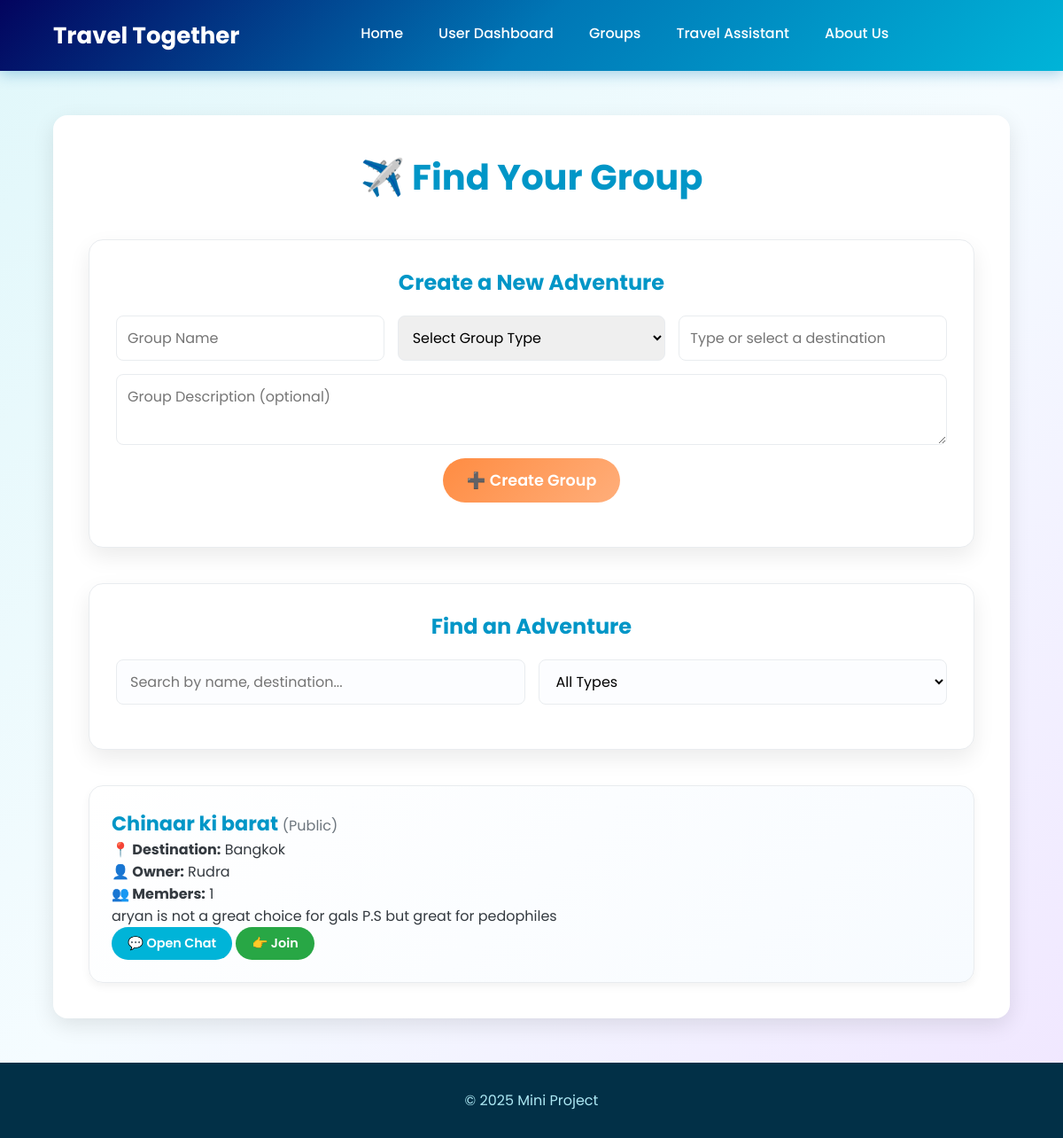
Page /groups (signed in) on the earlier database version.
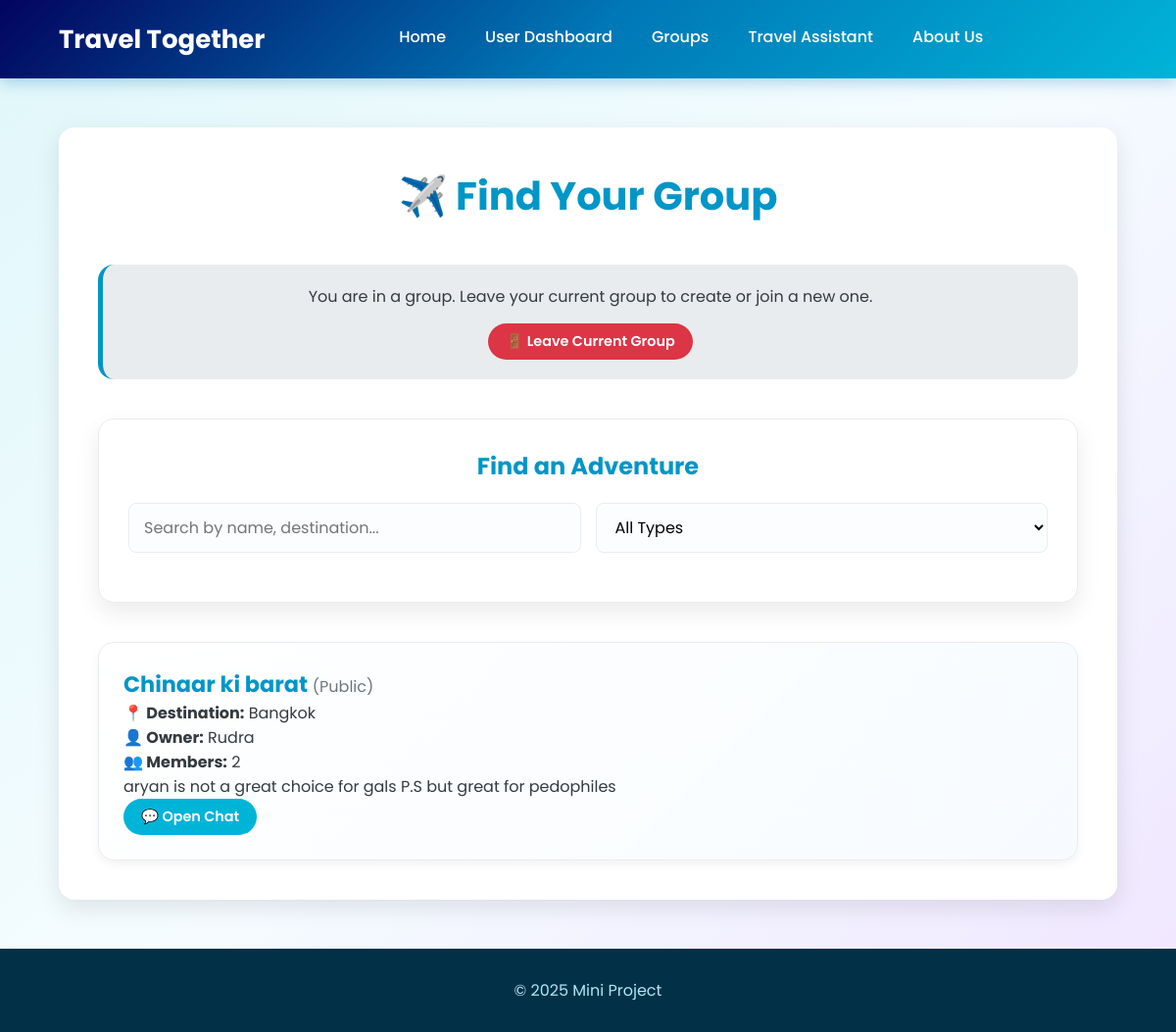
Same page on the later database version.
### tables this page shows
CREATE TABLE Groups (
        group_id TEXT PRIMARY KEY,
        group_name TEXT NOT NULL,
        group_description TEXT,
        group_type TEXT NOT NULL CHECK(group_type IN ('Public', 'Private')),
        owner_id TEXT NOT NULL,
        destination_id TEXT,
        member_count INTEGER DEFAULT 1,
        max_members INTEGER DEFAULT 50,
        created_at TEXT DEFAULT CURRENT_TIMESTAMP,
        FOREIGN KEY (owner_id) REFERENCES Users (userid) ON DELETE CASCADE,
        FOREIGN KEY (destination_id) REFERENCES Destinations (destination_id) ON DELETE SET NULL
    );

CREATE TABLE Destinations (
        destination_id TEXT PRIMARY KEY,
        destination_name TEXT UNIQUE NOT NULL,
        country TEXT NOT NULL
    );

CREATE TABLE Users (
        userid TEXT PRIMARY KEY,
        username TEXT UNIQUE NOT NULL,
        password TEXT NOT NULL,
        email TEXT UNIQUE NOT NULL,
        phone_no TEXT UNIQUE,
        gender TEXT CHECK(gender IN ('Male', 'Female', 'Other')),
        marital_status TEXT CHECK(marital_status IN ('Single', 'Married', 'Divorced', 'Widowed')),
        bio TEXT,
        current_group_id TEXT,
        is_group_owner BOOLEAN DEFAULT FALSE,
        created_at TEXT DEFAULT CURRENT_TIMESTAMP,
        FOREIGN KEY (current_group_id) REFERENCES Groups (group_id) ON DELETE SET NULL
    );

### app.py (the view, shortened to what this page needs)
@app.route('/groups', methods=["GET", "POST"])
def groups():
    conn, user = validate_user_session()
    if not user:
        return redirect("/auth")
    destinations = database.get_all_destinations()
    groups_list = conn.execute("""
        SELECT g.*, u.username as owner_name, d.destination_name,
               CASE WHEN gm.user_id IS NOT NULL THEN 1 ELSE 0 END as is_member
        FROM Groups g
        JOIN Users u ON g.owner_id = u.userid
        LEFT JOIN Destinations d ON g.destination_id = d.destination_id
        LEFT JOIN GroupMembers gm ON g.group_id = gm.group_id AND gm.user_id = ?
    """, (user['userid'],)).fetchall()
    conn.close()
    return render_template('groups.html', groups=groups_list, user=user, destinations=destinations)

### app.py (called while the page is built)
def validate_user_session():
    username = session.get("username")
    if not username:
        return None, None # No user in session
    conn = database.get_db_connection()
    user = conn.execute("SELECT * FROM Users WHERE username=?", (username,)).fetchone()
    if not user:
        session.pop("username", None)
        flash("Your session was invalid. Please log in again.", "warning")
        conn.close()
        return None, None
    return conn, user

### database.py (called while the page is built)
def get_db_connection():
    conn = sqlite3.connect('travel_together.db')
    conn.row_factory = sqlite3.Row
    conn.execute("PRAGMA foreign_keys = ON;")
    return conn

def get_all_destinations():
    conn = get_db_connection()
    destinations = conn.execute("SELECT * FROM Destinations ORDER BY destination_name ASC").fetchall()
    conn.close()
    return destinations

### templates/groups.html (shortened to what this page needs)
<!DOCTYPE html>
<html lang="en">
<head>
    <link rel="stylesheet" href="/static/style.css">
</head>
<body>
    <header class="navbar">
        <div class="logo">
            <p>Travel Together</p>
        </div>
        <nav class="nav-links" id="nav-links">
            <a href="/home">Home</a>
            <a href="/user">User Dashboard</a>
            <a href="/groups">Groups</a>
            <a href="/travel">Travel Assistant</a>
            <a href="/about">About Us</a>
        </nav>
    </header>
    <main>
        <div class="groups-container">
            <h2>✈️ Find Your Group</h2>
            {% if not user.current_group_id %}
            <div class="dashboard-card" style="margin-bottom: 40px;">
                <h3 style="text-align: center; margin-bottom: 20px; font-size: 1.5rem; color: var(--primary-color);">Create a New Adventure</h3>
                <form method="POST" action="/groups" class="group-form">
                    <input type="text" name="group_name" placeholder="Group Name" required>
                    <select name="group_type" required>
                        <option value="" disabled selected>Select Group Type</option>
                    </select>
                    <input list="destinations-list" name="destination_name" placeholder="Type or select a destination" required autocomplete="off">
                    <textarea name="group_description" placeholder="Group Description (optional)"></textarea>
                    <button type="submit">➕ Create Group</button>
                </form>
            </div>
            {% else %}
            <div class="info-box">
                <p>You are in a group. Leave your current group to create or join a new one.</p>
                {% if not user.is_group_owner %}
                    <a href="/groups/leave" class="btn delete-btn" style="margin-top: 15px;">🚪 Leave Current Group</a>
                {% endif %}
            </div>
            {% endif %}
            <div class="dashboard-card" style="margin-bottom: 40px;">
                <h3 style="text-align: center; margin-bottom: 20px; font-size: 1.5rem; color: var(--primary-color);">Find an Adventure</h3>
                <div class="filters-container">
                    <input type="search" id="group-search" placeholder="Search by name, destination..." autocomplete="off">
                    <select id="group-type-filter">
                        <option value="All">All Types</option>
                    </select>
                </div>
            </div>
            {% if groups %}
                <ul class="group-list">
                    {% for group in groups %}
                        <li class="group-item">
                            <h3>{{ group['group_name'] }} <span class="type">({{ group['group_type'] }})</span></h3>
                            <p><strong>📍 Destination:</strong> {{ group['destination_name'] or 'Not specified' }}</p>
                            <p><strong>👤 Owner:</strong> {{ group['owner_name'] }}</p>
                            <p><strong>👥 Members:</strong> {{ group['member_count'] }}</p>
                            <p class="desc">{{ group['group_description'] or "No description" }}</p>
                            <div class="group-actions">
                                <a href="/groups/chat/{{ group['group_id'] }}" class="btn chat-btn">💬 Open Chat</a>
                                {% if not group['is_member'] and not user.current_group_id %}
                                    <a href="/groups/join/{{ group['group_id'] }}" class="btn join-btn">👉 Join</a>
                                {% endif %}
                            </div>
                        </li>
                    {% endfor %}
                </ul>
            {% else %}
                <div class="no-group-info">
                     <h3>No groups available yet.</h3>
                     <p>Be the first to create one and start a new journey!</p>
                </div>
            {% endif %}
        </div>
    </main>
    <footer>
        <p>© 2025 Mini Project</p>
    </footer>
</body>
</html>

Differences in the rows shown:
changed Groups "Chinaar ki barat": member_count "1" → "2"; no longer shows "👉 Join"
Other differences:
form field group_type: "Select Group Type" → (not shown)
text no longer shown: "Create a New Adventure ➕ Create Group"
text now shown: "You are in a group. Leave your current group to create or join a new one. 🚪 Leave Current Group"
